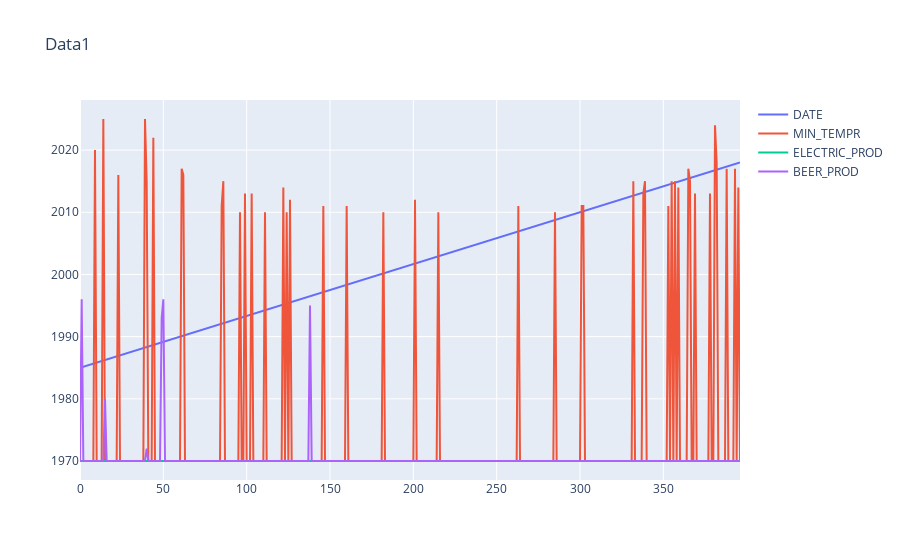

Source (notebook cell):
### Code cell
data = []
for i in df.columns:
    data.append(go.Scatter(
            x = df.index, y = df[i], name=i
            ))
    
data = data
layout = {'title': 'Data1'}

fig = go.Figure(data=data, layout=layout)
iplot(fig)

### Figure 1 — Plotly figure (JSON) as saved in the notebook; plotly's stock layout.template omitted (floating-point values rounded to 4 significant figures; data arrays with more than 128 entries replaced by an {"elided": "..."} marker saying what was removed)
{"data": [{"name": "DATE", "type": "scatter", "x": {"elided": "397 int values"}, "y": {"elided": "397 str values"}}, {"name": "MIN_TEMPR", "type": "scatter", "x": {"elided": "397 int values"}, "y": {"elided": "397 float values"}}, {"name": "ELECTRIC_PROD", "type": "scatter", "x": {"elided": "397 int values"}, "y": {"elided": "397 float values"}}, {"name": "BEER_PROD", "type": "scatter", "x": {"elided": "397 int values"}, "y": {"elided": "397 float values"}}], "layout": {"title": {"text": "Data1"}}}
